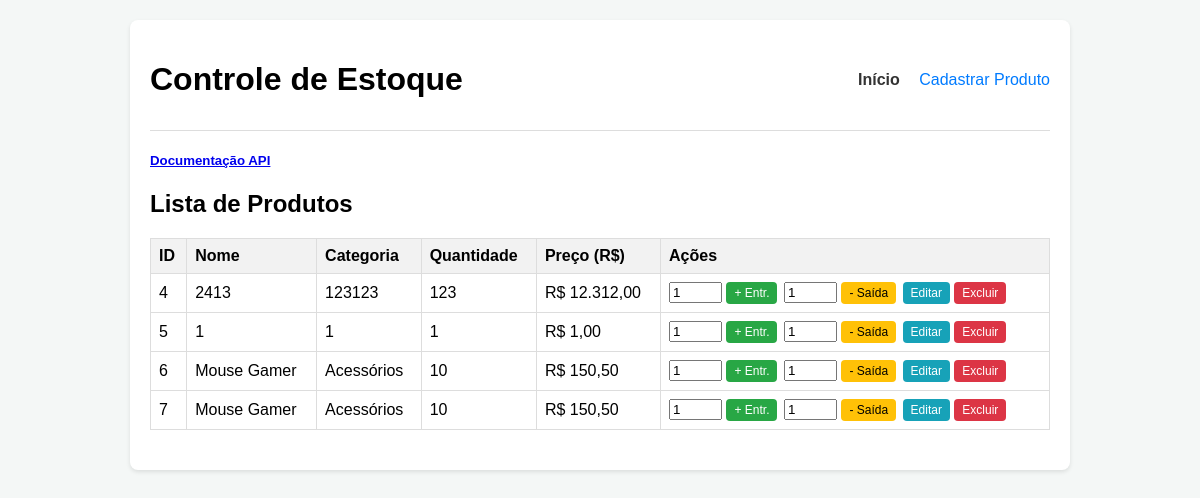
Before: / with the older database file.
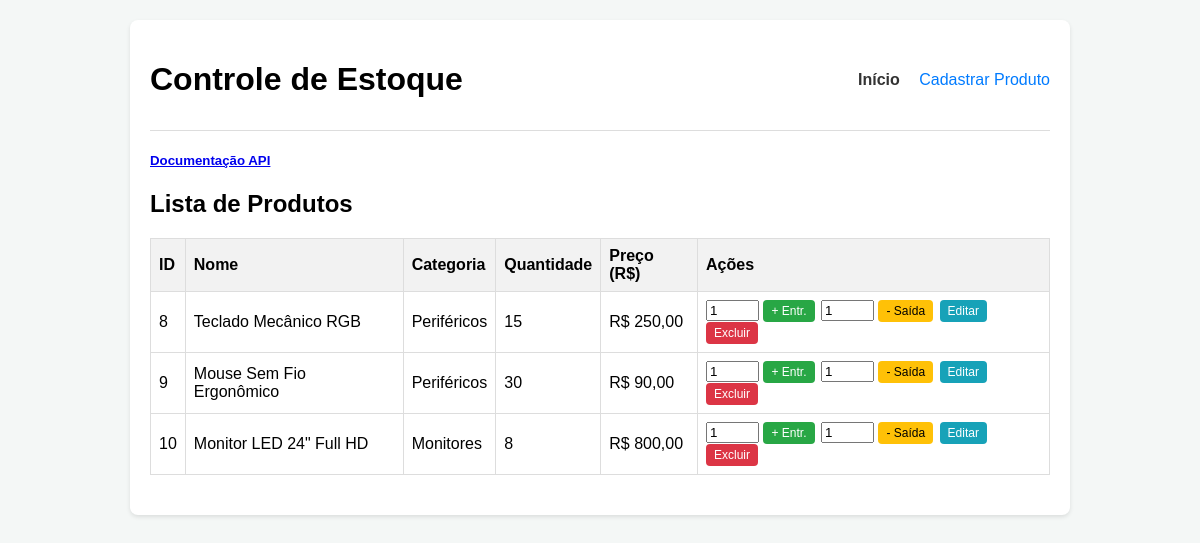
After: the same page with the newer database file.
### tables this page shows
CREATE TABLE produtos (
        id INTEGER PRIMARY KEY AUTOINCREMENT,
        nome TEXT NOT NULL,
        categoria TEXT NOT NULL,
        quantidade INTEGER NOT NULL,
        preco REAL NOT NULL
    );

### index.php (the view, shortened to what this page needs)
<?php
require_once 'api/conexao.php';
$instrucao = $pdo->query("SELECT * FROM produtos");
$produtos = $instrucao->fetchAll(PDO::FETCH_ASSOC);
?>
<!DOCTYPE html>
<html lang="pt-BR">
<head>
    <link rel="stylesheet" href="style.css">
</head>
<body>
    <div class="container">
        <header>
            <h1>Controle de Estoque</h1>
            <nav>
                <a href="index.php" class="active">Início</a>
                <a href="cadastrar.php">Cadastrar Produto</a>
            </nav>
        </header>
        <main>
            <h5><a href="api/docs.html">Documentação API</a></h5>
            <section class="card">
                <h2>Lista de Produtos</h2>
                <table>
                    <thead>
                        <tr>
                            <th>ID</th>
                            <th>Nome</th>
                            <th>Categoria</th>
                            <th>Quantidade</th>
                            <th>Preço (R$)</th>
                            <th>Ações</th>
                        </tr>
                    </thead>
                    <tbody>
                        <?php if (empty($produtos)): ?>
                            <tr><td colspan="6" style="text-align: center;">Nenhum produto cadastrado.</td></tr>
                        <?php else: ?>
                            <?php foreach ($produtos as $produto): ?>
                                <tr>
                                    <td><?php echo $produto['id']; ?></td>
                                    <td><?php echo htmlspecialchars($produto['nome']); ?></td>
                                    <td><?php echo htmlspecialchars($produto['categoria']); ?></td>
                                    <td><?php echo $produto['quantidade']; ?></td>
                                    <td>R$ <?php echo number_format($produto['preco'], 2, ',', '.'); ?></td>
                                    <td>
                                        <form action="index.php" method="POST" style="display:inline-block; margin-right:2px;">
                                            <input type="number" name="quantidade" value="1" min="1" style="width: 45px;" required>
                                            <button type="submit" class="btn btn-sm btn-success">+ Entr.</button>
                                        </form>
                                        <form action="index.php" method="POST" style="display:inline-block; margin-right:2px;">
                                            <input type="number" name="quantidade" value="1" min="1" style="width: 45px;" required>
                                            <button type="submit" class="btn btn-sm btn-warning">- Saída</button>
                                        </form>
                                        <a href="editar.php?id=<?php echo $produto['id']; ?>" class="btn btn-sm btn-info" style="text-decoration:none; padding:4px 8px; background:#17a2b8; color:white; border-radius:4px; font-size:12px;">Editar</a>
                                        <a href="index.php?deletar=<?php echo $produto['id']; ?>" class="btn btn-sm btn-danger" style="text-decoration:none; padding:4px 8px; background:#dc3545; color:white; border-radius:4px; font-size:12px;">Excluir</a>
                                    </td>
                                </tr>
                            <?php endforeach; ?>
                        <?php endif; ?>
                    </tbody>
                </table>
            </section>
        </main>
    </div>
</body>
</html>

### style.css (style rules this page uses)
body { font-family: Arial, sans-serif; background-color: #f4f7f6; margin: 0; padding: 20px; }
.container { max-width: 900px; margin: auto; background: white; padding: 20px; border-radius: 8px; box-shadow: 0 2px 4px rgba(0,0,0,0.1); }
header { display: flex; justify-content: space-between; align-items: center; border-bottom: 1px solid #ddd; padding-bottom: 10px; margin-bottom: 20px; }
nav a { margin-left: 15px; text-decoration: none; color: #007bff; }
nav a.active { font-weight: bold; color: #333; }
.card { margin-bottom: 20px; }
table { width: 100%; border-collapse: collapse; margin-top: 10px; }
th, td { border: 1px solid #ddd; padding: 8px; text-align: left; }
th { background-color: #f2f2f2; }
.btn { padding: 6px 12px; border: none; border-radius: 4px; cursor: pointer; text-decoration: none; display: inline-block; }
.btn-success { background-color: #28a745; color: white; }
.btn-warning { background-color: #ffc107; color: black; }
.btn-info { background-color: #17a2b8; color: white; }
.btn-danger { background-color: #dc3545; color: white; }
.btn-sm { font-size: 12px; padding: 4px 8px; }

Changed rows visible on the page:
removed produtos: id "4", nome "2413", categoria "123123", quantidade "123", preco "12.312,00"
removed produtos: id "5", nome "1", categoria "1", quantidade "1", preco "1,00"
removed produtos: id "6", nome "Mouse Gamer", categoria "Acessórios", quantidade "10", preco "150,50"
removed produtos: id "7", nome "Mouse Gamer", categoria "Acessórios", quantidade "10", preco "150,50"
added produtos: id "8", nome "Teclado Mecânico RGB", categoria "Periféricos", quantidade "15", preco "250,00"
added produtos: id "9", nome "Mouse Sem Fio Ergonômico", categoria "Periféricos", quantidade "30", preco "90,00"
added produtos: id "10", nome "Monitor LED 24\" Full HD", categoria "Monitores", quantidade "8", preco "800,00"
